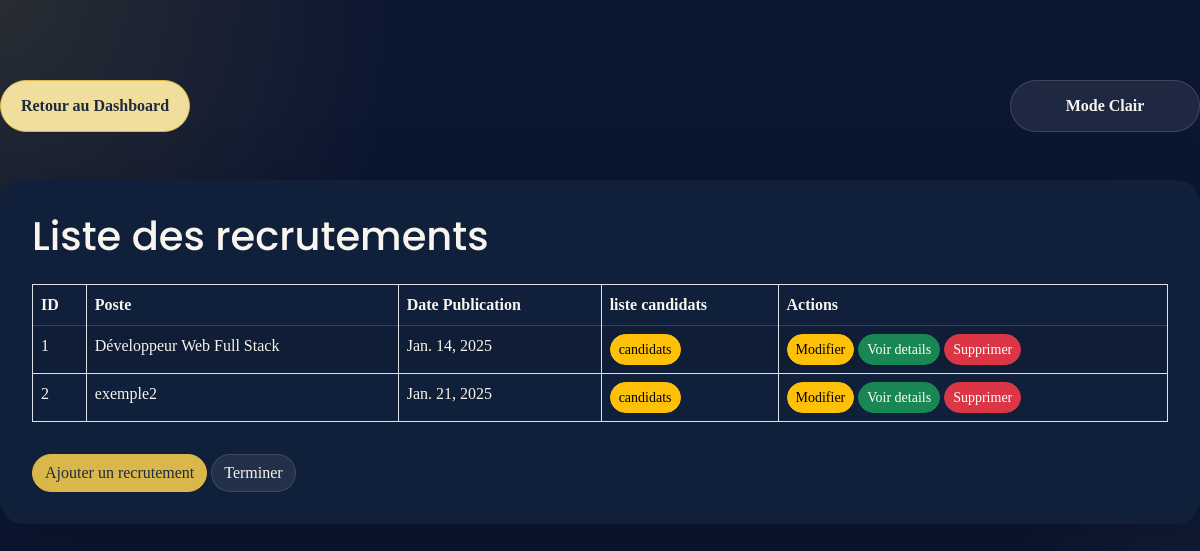
Screenshot of /acceuil-arh/recrutements/ with the database file from the repository.
### app1/models.py (models this page shows, shortened)
class Recrutement(models.Model):
    offre_emploi= models.CharField(max_length=40)
    description= models.CharField(max_length= 500)
    status= models.CharField(max_length=100)
    date_debut= models.DateField(default=timezone.now)
    Condidat_Recrutement= models.ManyToManyField(Candidat, related_name="Rcrt_cond")

### app1/views.py (the view)
# urls.py: path('acceuil-arh/recrutements/', views.liste_recrutements, name='liste_recrutements'),
def liste_recrutements(request):
    recrutements = Recrutement.objects.all()
    return render(request, 'liste_recrutements.html', {'recrutements': recrutements})

### app1/templates/liste_recrutements.html (shortened to what this page needs)
<!DOCTYPE html>
<html lang="en">
    {% load static %}
<head>
    <link rel="stylesheet" href="{% static 'css/bootstrap.min.css' %}">
    <link rel="stylesheet" href="{% static 'css/styles.css' %}">
    <link href="https://cdn.jsdelivr.net/npm/remixicon@4.5.0/fonts/remixicon.css" rel="stylesheet" />
    <link rel="stylesheet" href="https://unpkg.com/boxicons@latest/css/boxicons.min.css">
</head>
<body>
    <div class="theme-control-bar">
        <a href="{% url 'acceuil_arh' %}" class="btn btn-primary" id="dashboard-return">Retour au Dashboard</a>
        <button id="theme-toggle" class="btn btn-secondary">Mode Clair/Sombre</button>
    </div>
    <div class="container mt-5">
        <h1 class="mb-4">Liste des recrutements</h1>
        <table class="table table-bordered table-striped">
            <thead class="thead-dark">
                <tr>
                    <th>ID</th>
                    <th>Poste</th>
                    <th>Date Publication</th>
                    <th>liste candidats</th>
                    <th>Actions</th>
                </tr>
            </thead>
            <tbody>
                {% for recrutement in recrutements %}
                <tr>
                    <td>{{ recrutement.id }}</td>
                    <td>{{ recrutement.offre_emploi }}</td>
                    <td>{{ recrutement.date_debut }}</td>
                    <td><a href="{% url 'liste_candidats' recrutement.id %}" class="btn btn-warning btn-sm">candidats</a></td>
                    <td>
                        <a href="{% url 'modifier_recrutement' recrutement.id %}" class="btn btn-warning btn-sm">Modifier</a>
                        <a href="{% url 'details_recrutement' recrutement.id %}" class="btn btn-success btn-sm">Voir details</a>
                        <button class="btn btn-danger btn-sm" onclick="confirmDelete({{ recrutement.id }})">Supprimer</button>
                    </td>
                </tr>
                {% endfor %}
            </tbody>
        </table>
        <a href="{% url 'ajouter_recrutement' %}" class="btn btn-primary mt-3">Ajouter un recrutement</a>
        <a href="{% url 'acceuil_arh' %}" class="btn btn-secondary mt-3">Terminer</a>
    </div>
</body>
</html>

### app1/static/css/styles.css (style rules this page uses)
:root { --bg-base: #0b1630; --bg-card: rgba(255,255,255,0.08); --bg-card-soft: rgba(255,255,255,0.12); --surface: #101f3a; --surface-soft: #162748; --text-light: #f8f4ee; --text-strong: #ffffff; --text-dark: #1f2a3d; --accent: #d9b74b; --accent-soft: #f0de9d; --chart-1: #4d9be6; --chart-2: #ec6a5e; --chart-3: #6dd1b7; --chart-4: #f5c04d; --chart-5: #7c5cff; --chart-6: #ff7fbf; --shadow: 0 24px 80px rgba(0,0,0,0.18); --border: rgba(255,255,255,0.12); }
html { scroll-behavior: smooth; }
body { min-height: 100vh; font-family: 'Poppins', sans-serif; background: radial-gradient(circle at top left, rgba(217,183,75,0.14), transparent 28%), radial-gradient(circle at bottom right, rgba(244,235,215,0.12), transparent 22%), var(--bg-base); color: var(--text-light); margin: 0; padding: 0; padding-top: 80px; }
body, input, textarea, select, button { font-family: inherit; }
h1, h2, h3, h4, h5, h6 { font-family: 'Poppins', sans-serif; }
a { color: inherit; }
button, .btn { border-radius: 999px; transition: all 220ms ease; }
.card, .table, .form-control, .btn { transition: all 220ms ease; }
.table thead th { border-bottom: 1px solid rgba(255,255,255,0.15); }
.btn-primary { background-color: var(--accent); border-color: var(--accent); color: var(--text-dark); }
.table thead th, .table tbody td, .form-label, .navbar a, footer, .card-title, .card-text { color: var(--text-light) !important; }
.theme-control-bar { display: flex; align-items: center; justify-content: space-between; gap: 0.75rem; flex-wrap: wrap; margin-bottom: 1.5rem; }
#theme-toggle, #dashboard-return { min-width: 190px; padding: 0.8rem 1rem; border: 1px solid transparent; font-weight: 600; }
#theme-toggle { background: rgba(255, 255, 255, 0.08); border-color: rgba(255, 255, 255, 0.14); color: var(--text-light); }
#dashboard-return { background: var(--accent-soft); color: var(--text-dark); border-color: var(--accent); }
.container { background: var(--surface); border-radius: 24px; padding: 2rem; box-shadow: var(--shadow); }
.btn-secondary { background-color: rgba(255, 255, 255, 0.08); border-color: rgba(255, 255, 255, 0.12); color: var(--text-light); }
.card, .table, .form-control, .btn, .card-body { transition: all 220ms ease; }
.container { max-width: 1200px; margin: 2rem auto; }

### rows the page displays
Recrutement: id "1", offre_emploi "Développeur Web Full Stack", date_debut "Jan. 14, 2025"
Recrutement: id "2", offre_emploi "exemple2", date_debut "Jan. 21, 2025"
